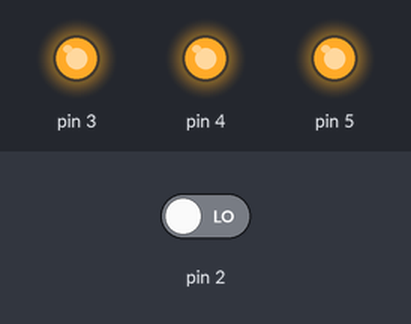
Bench run of a sketch on a simulated Arduino Uno, built with avr-gcc and run on an emulated ATmega328P. Shown: output pins drawn as LEDs (lit = HIGH). Dashed ring = blinking. The test bench sets the inputs (shaded band); at power-on: pin 2 LOW.

Above: at 1.2 s.
1.3 s: pin 2 driven HIGH
At 3.1 s:
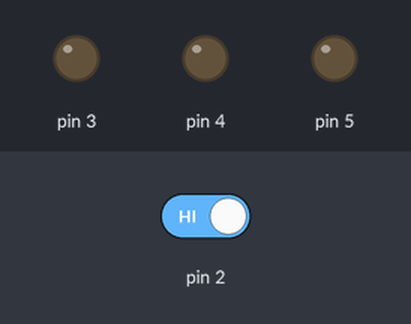
4.3 s: pin 2 driven LOW
At 5.8 s:
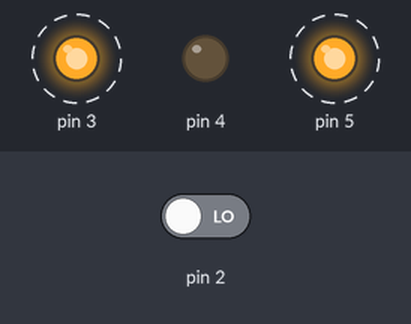
Timing chart, 0 to 13.3 s (numbered marks = the images above; inputs shaded):
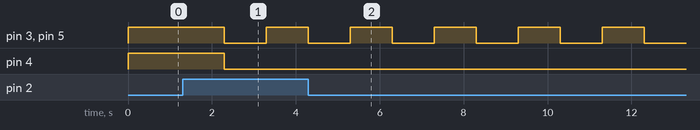

Measured:
- after the input at 1.3 s, pin 3, pin 5: HIGH → LOW after 1.0 s, → HIGH 1.0 s later; pin 4: HIGH → LOW after 1.0 s
- after the input at 4.3 s, pin 3, pin 5: alternates HIGH for 1.0 s and LOW for 1.0 s, starting at once; pin 4: stops changing and stays LOW

The sketch:

diodes2.ino
```cpp
boolean switchPressed = LOW;

void setup() {
  pinMode(2, INPUT);
  pinMode(3, OUTPUT);
  pinMode(4, OUTPUT);
  pinMode(5, OUTPUT);
}

void loop() {
  if (digitalRead(2)) {
    switchPressed = !switchPressed;
    delay(1000);
  }

  if (!switchPressed) {
    digitalWrite(3, HIGH);
    digitalWrite(4, HIGH);
    digitalWrite(5, HIGH);
  } else {
    digitalWrite(3, LOW);
    digitalWrite(4, LOW);
    digitalWrite(5, LOW);

    delay(1000);

    digitalWrite(3, HIGH);
    digitalWrite(4, LOW);
    digitalWrite(5, HIGH);

    delay(1000);
  }
}
```
